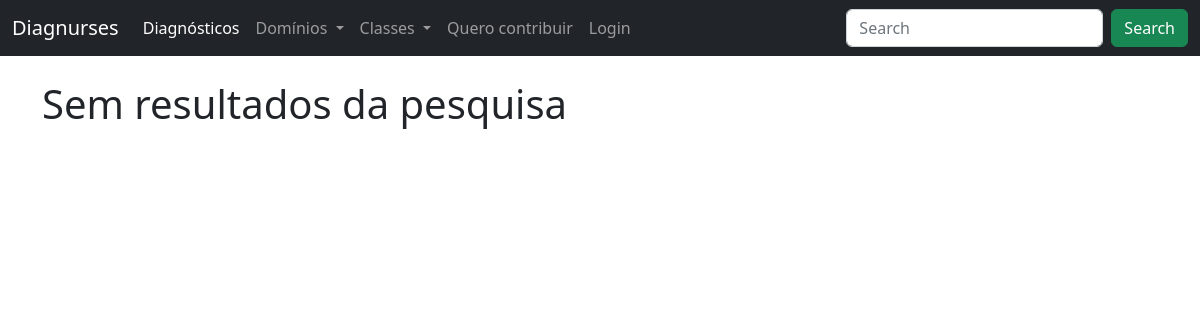
Page /category/class/funcao-gastrintestinal on the earlier database version.
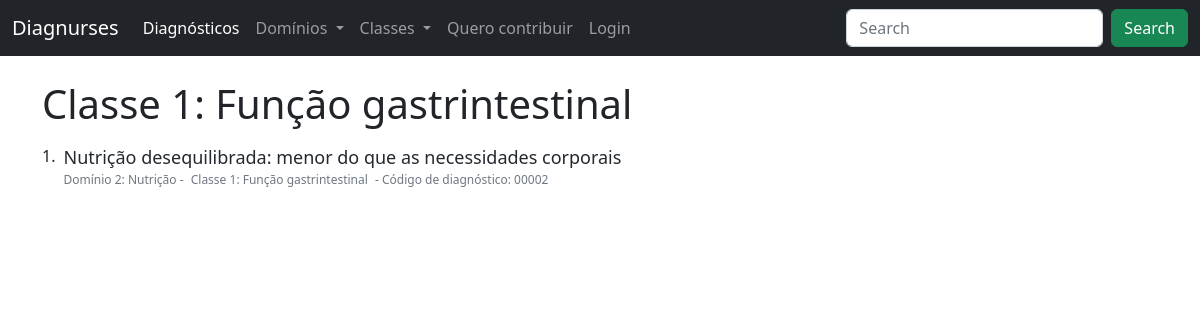
Same page on the later database version.
### diagnoses/models.py (models this page shows, shortened)
class Diagnoses(models.Model):
    author = models.ForeignKey(User, on_delete=models.SET_NULL, null=True, blank=True)
    diagnosis = models.CharField(max_length=1000)
    diagnosis_code = models.CharField(max_length=300, null=True)
    slug = models.CharField(max_length=1000, null=True, blank=True)
    definition = models.TextField(null=True)
    defining_characteristics = models.TextField(null=True, blank=True)
    related_factors = models.TextField(null=True, blank=True)
    at_risk_population = models.TextField(null=True, blank=True)
    associated_condition = models.TextField(null=True, blank=True)
    nic = models.TextField(null=True, blank=True)
    noc = models.TextField(null=True, blank=True)
    domain = models.ForeignKey(Domains, on_delete=models.SET_NULL, null=True)
    classe = models.ForeignKey(Classes, on_delete=models.SET_NULL, null=True)
    created_at = models.DateTimeField(auto_now_add=True, null=True)
    STATUS = (
        ('Pending', 'Pending'),
        ('Approved','Approved')
    )
    accepted = models.CharField(max_length=200, null=True, choices=STATUS, default='Pending')

class Classes(models.Model):
    name = models.CharField(max_length=300)
    slug = models.SlugField(null=True, blank=True)
    number = models.IntegerField(null=True, blank=True)
    created_at = models.DateTimeField(auto_now_add=True, null=True)
    def __str__(self):
        return self.name

class Domains(models.Model):
    name = models.CharField(max_length=300)
    slug = models.SlugField(null=True, blank=True)
    number = models.IntegerField(null=True)
    created_at = models.DateTimeField(auto_now_add=True, null=True)

### diagnoses/views.py (the view)
# urls.py: path('category/class/<slug:slug>', views.diagnosesClassCategory, name="diagnoses-class-category"),
def diagnosesClassCategory(request, slug):
    if request.method == 'GET':
        diagnoses_list = Diagnoses.objects.all().filter(classe__slug__icontains=slug, accepted="Approved")
        diagnosis_first_one = diagnoses_list.first()
        context = {
            'result': diagnosis_first_one,
            'diagnoses_list': diagnoses_list
        }
        return render(request, 'diagnoses/diagnoses_class_category.html', context)

### diagnoses/context_processors.py (called while the page is built)
def nav_obj(request):
    return {
        'nav_obj_pending': Diagnoses.objects.filter(accepted='Pending'),
        'nav_domains': Domains.objects.all(),
        'nav_classes': Classes.objects.all()
        }

### diagnoses/templates/diagnoses/diagnoses_class_category.html
{% extends 'diagnoses/layout.html' %}
{% block content %}
<main class="">
    <div class="container py-4">
        {% if result %}
            <h1>Classe {{result.classe.number }}: {{result.classe.name}}</h1>
            {% for diagnosis in diagnoses_list %}
            <div class="d-flex my-3">
                <div class="" style="font-weight: 500;">
                    <span>{{forloop.counter}}.</span>
                </div>
                <article class="mx-2">
                    <div>
                        <a class="fw-500" href="{% url 'diagnosis-detail' diagnosis.slug %}" style="text-decoration: none; color: rgb(36, 41, 47); font-weight: 500; font-size: 18px; line-height: 1.5;">
                            {{ diagnosis.diagnosis }}
                        </a>
                    </div>
                    <div class="" style="font-size: 12px; color: rgb(110, 119, 129)">
                        <span class="mr-1">Domínio {{diagnosis.domain.number}}: {{diagnosis.domain.name}}</span> - <span class="mx-1">Classe {{diagnosis.classe.number}}: {{diagnosis.classe}} </span> - <span class="ml-1">Código de diagnóstico: 00002</span>
                    </div>
                </article>
            </div>
            {% endfor%}
        {% else %}
        <h1>Sem resultados da pesquisa</h1>
        {% endif %}
    </div>
</main>
{% endblock %}

Differences in the rows shown:
added Diagnoses: classe.number "1", classe.name "Função gastrintestinal", diagnosis "Nutrição desequilibrada: menor do que as necessidades corporais", domain.number "2", domain.name "Nutrição", classe "Função gastrintestinal"
Other differences:
text no longer shown: "Sem resultados da pesquisa"
text now shown: "Classe :"
